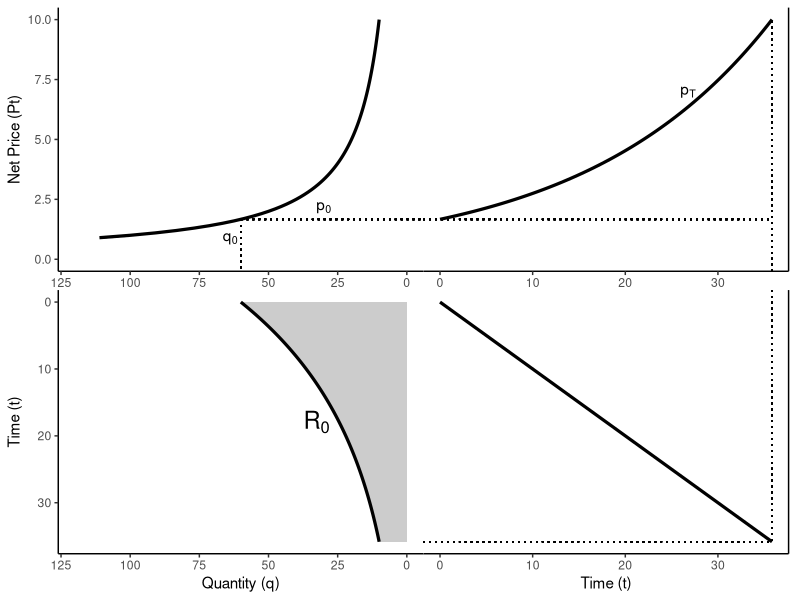

Generate this figure with R:
# Part 1: Load Libraries and Generate Data

# Load necessary libraries
library(tidyverse)
library(patchwork)

# Step A: Define Model Parameters
r_base <- 0.05; R0_base <- 1000
pT <- 10; A <- 100; epsilon <- 1.0

# Step B: Define Core Economic Functions
d_nonlinear <- function(p) A * p^(-epsilon)
stock_root_finder <- function(Tf, r, R) {
  quantity_as_a_function_of_time <- function(t) {
    price_at_t <- pT * exp(-r * (Tf - t))
    return(ifelse(price_at_t <= 0, Inf, d_nonlinear(price_at_t)))
  }
  total_extraction <- integrate(quantity_as_a_function_of_time, lower = 0, upper = Tf)$value
  return(R - total_extraction)
}

# Step C: Solve for the Baseline Path
Tf_base <- uniroot(stock_root_finder, c(1, 200), r = r_base, R = R0_base)$root
time_base <- seq(0, Tf_base, length.out = 100); price_base <- pT * exp(-r_base * (Tf_base - time_base))
quantity_base <- d_nonlinear(price_base)

# Define key points for plotting
p0 <- price_base[1]; q0 <- quantity_base[1]; Tf <- Tf_base

# Create a tidy data frame for the equilibrium path
plot_data <- tibble(
  time = time_base,
  price = price_base,
  quantity = quantity_base
)


# Part 2: Create the Four Individual ggplot Objects

# Quadrant 1: Demand Curve (Top-Left)
p_demand_data <- tibble(price = seq(0.1, pT, length.out = 100), quantity = d_nonlinear(price))
p1 <- ggplot(data = p_demand_data, aes(x = quantity, y = price)) +
  geom_line(linewidth = 1.1) + scale_x_reverse(limits = c(q0 * 2, 0)) +
  scale_y_continuous(limits = c(0, pT)) +
  geom_segment(aes(x = q0, y = p0, xend = -Inf, yend = p0), linetype = "dotted") +
  geom_segment(aes(x = q0, y = p0, xend = q0, yend = -Inf), linetype = "dotted") +
  annotate("text", x = q0, y = p0 / 2, label = "q[0]", parse = TRUE, hjust = 1.2) +
  annotate("text", x = q0 / 2, y = p0, label = "p[0]", parse = TRUE, vjust = -0.5) +
  theme_classic() + labs(x = "Quantity (q)", y = "Net Price (Pt)")

# Quadrant 2: Price Path (Top-Right)
p2 <- ggplot(data = plot_data, aes(x = time, y = price)) +
  geom_line(linewidth = 1.1) +
  scale_y_continuous(limits = c(0, pT), position = "right") +
  scale_x_continuous(limits = c(0, Tf)) +
  geom_segment(aes(x = -Inf, y = p0, xend = Tf, yend = p0), linetype = "dotted") +
  geom_segment(aes(x = Tf, y = -Inf, xend = Tf, yend = pT), linetype = "dotted") +
  annotate("text", x = time_base[75], y = price_base[75], label = "p[T]", parse = TRUE, vjust = -0.75) +
  theme_classic() + labs(x = "Time (t)", y = NULL)

# Quadrant 3: Extraction Path (Bottom-Left)
polygon_data <- tibble(x = c(0, plot_data$quantity, 0), y = c(0, plot_data$time, Tf))
p3 <- ggplot(data = plot_data, aes(x = quantity, y = time)) +
  geom_polygon(data = polygon_data, aes(x = x, y = y), fill = "gray80") +
  geom_line(linewidth = 1.1) + scale_x_reverse(limits = c(q0 * 2, 0)) +
  scale_y_reverse(limits = c(Tf, 0)) +
  annotate("text", x = mean(plot_data$quantity), y = mean(plot_data$time), label = "R[0]", parse = TRUE, size = 6, hjust = 1) +
  theme_classic() + labs(x = "Quantity (q)", y = "Time (t)")

# Quadrant 4: 45-degree Line (Bottom-Right)
p4 <- ggplot(data = plot_data, aes(x = time, y = time)) +
  geom_line(linewidth = 1.1) + scale_y_reverse(limits = c(Tf, 0), position = "right") +
  scale_x_continuous(limits = c(0, Tf)) +
  geom_segment(aes(x = -Inf, y = Tf, xend = Tf, yend = Tf), linetype = "dotted") +
  geom_segment(aes(x = Tf, y = -Inf, xend = Tf, yend = Tf), linetype = "dotted") +
  theme_classic() + labs(x = "Time (t)", y = NULL) # Remove redundant y-axis title


# Part 3: Assemble and Display the Final Figure

# A more robust assembly method that removes spacing
final_plot <- (p1 + theme(axis.title.x = element_blank(), plot.margin = margin(r=0))) + 
  (p2 + theme(axis.title.x = element_blank(), axis.text.y = element_blank(), axis.ticks.y = element_blank(), plot.margin = margin(l=0))) +
  (p3 + theme(plot.margin = margin(r=0))) + 
  (p4 + theme(axis.text.y = element_blank(), axis.ticks.y = element_blank(), plot.margin = margin(l=0))) +
  plot_layout(ncol = 2)

final_plot